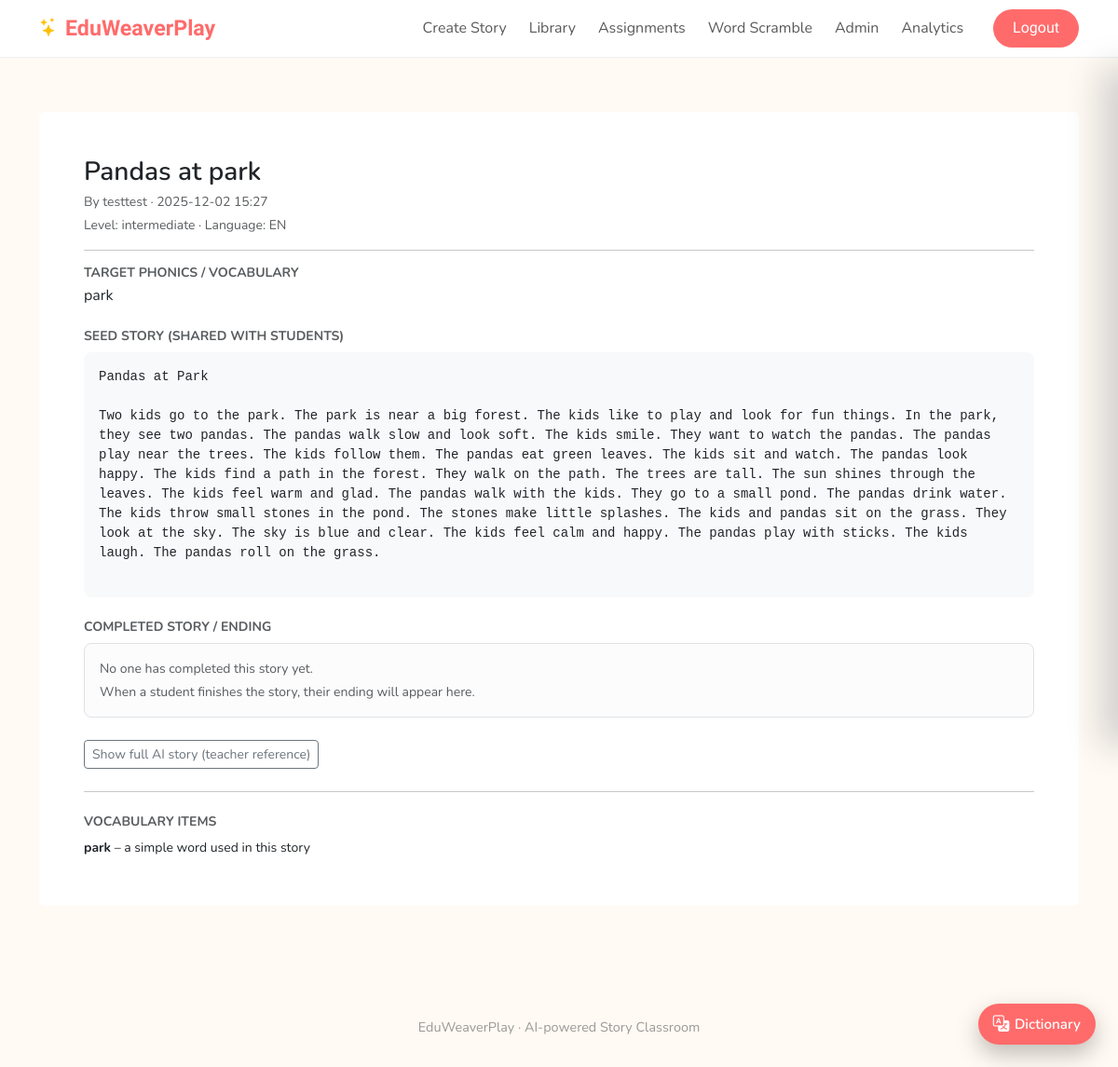
Page /admin/stories/pandas-at-park-20251202152746 (signed in) on the committed database.
### tables this page shows
CREATE TABLE stories (
            id INTEGER PRIMARY KEY AUTOINCREMENT,
            title TEXT NOT NULL,
            slug TEXT NOT NULL UNIQUE,
            prompt TEXT NOT NULL,
            language TEXT DEFAULT 'en',
            level TEXT DEFAULT 'phonics',
            content TEXT NOT NULL,
            visuals TEXT,
            created_at TEXT DEFAULT (DATETIME('now')),
            author_name TEXT DEFAULT 'guest'
        , is_shared_library INTEGER DEFAULT 0, mcq_questions_json TEXT);

CREATE TABLE finish_drafts (
            id INTEGER PRIMARY KEY AUTOINCREMENT,
            story_id INTEGER,
            seed_prompt TEXT NOT NULL,
            partial_text TEXT NOT NULL,
            learner_name TEXT DEFAULT 'guest',
            completion_text TEXT,
            language TEXT DEFAULT 'en',
            created_at TEXT DEFAULT (DATETIME('now')),
            FOREIGN KEY (story_id) REFERENCES stories(id) ON DELETE CASCADE
        );

CREATE TABLE vocab_items (
            id INTEGER PRIMARY KEY AUTOINCREMENT,
            story_id INTEGER NOT NULL,
            word TEXT NOT NULL,
            definition TEXT,
            example TEXT,
            definition_ko TEXT,
            example_ko TEXT,
            picture_url TEXT,
            created_at TEXT DEFAULT (DATETIME('now')),
            FOREIGN KEY (story_id) REFERENCES stories(id) ON DELETE CASCADE
        );

### app.py (the view)
@app.get("/admin/stories/<slug>")
@login_required
def admin_story_detail(slug: str):
    if not current_user_is_admin():
        flash("Admin access only.", "warning")
        return redirect(url_for("index"))
    db = get_db()
    story = db.execute(
        "SELECT * FROM stories WHERE slug = ?", (slug,)
    ).fetchone()
    if not story:
        flash("Story not found.", "warning")
        return redirect(url_for("admin_stories"))
    vocab = db.execute(
        """
        SELECT * FROM vocab_items
        WHERE story_id = ?
        ORDER BY word COLLATE NOCASE
        """,
        (story["id"],),
    ).fetchall()
    draft = db.execute(
        """
        SELECT * FROM finish_drafts
        WHERE story_id = ?
        ORDER BY datetime(created_at) DESC
        LIMIT 1
        """,
        (story["id"],),
    ).fetchone()
    return render_template(
        "admin_story_detail.html",
        story=story,
        vocab=vocab,
        draft=draft,
    )

### app.py (called while the page is built)
def dict_factory(cursor, row):
    d = {}
    for idx, col in enumerate(cursor.description):
        d[col[0]] = row[idx]
    return d

def get_db():
    if "db" not in g:
        conn = sqlite3.connect(DB_PATH)
        conn.row_factory = dict_factory
        g.db = conn
    return g.db

@app.template_filter("dt")
def format_dt(value, fmt="%Y-%m-%d %H:%M"):
    if value is None:
        return ""
    if isinstance(value, datetime):
        return value.strftime(fmt)
    try:
        s = str(value).strip().replace("Z", "")
        if "." in s:
            s = s.split(".", 1)[0]
        dt = datetime.fromisoformat(s)
        return dt.strftime(fmt)
    except Exception:
        return value

@app.before_request
def load_current_user():
    g.current_user = None
    uid = session.get("user_id")
    if uid:
        db = get_db()
        g.current_user = db.execute("SELECT * FROM users WHERE id = ?", (uid,)).fetchone()

@app.context_processor
def inject_user():
    return {"current_user": g.get("current_user")}

def login_required(view_func):
    @wraps(view_func)
    def _wrapped(*args, **kwargs):
        if not (g.get("current_user") and g.current_user.get("id")):
            next_url = request.full_path if request.query_string else request.path
            return redirect(url_for("login", next=next_url))
        return view_func(*args, **kwargs)
    return _wrapped

def current_user_is_admin() -> bool:
    if session.get("username") == "testtest":
        return True
    return False

### templates/admin_story_detail.html (shortened to what this page needs)
{% extends "base2.html" %}
{% block content %}
<div class="card border-0 lp-card-modern overflow-hidden mt-4">
  <div class="card-body p-4 p-lg-5">
    <div class="d-flex justify-content-between align-items-start flex-wrap gap-3 mb-3">
      <div>
        <h3 class="fw-semibold story-title mb-1">{{ story.title }}</h3>
        <p class="text-muted mb-1 small">
          By {{ story.author_name }} · {{ story.created_at|dt }}
        </p>
        <p class="text-muted mb-0 small">
          Level: {{ story.level }} · Language: {{ story.language|upper }}
        </p>
      </div>
    </div>
    <hr class="my-3">
    <div class="mb-4">
      <h6 class="text-uppercase text-muted small fw-bold mb-1">Target phonics / vocabulary</h6>
      <p class="mb-0">{{ story.prompt }}</p>
    </div>
    <div class="mb-4">
      <h6 class="text-uppercase text-muted small fw-bold mb-2">
        Seed story (shared with students)
      </h6>
      {% if draft %}
        <pre class="small bg-light p-3 rounded-3 mb-0" style="white-space:pre-wrap;">{{ draft.partial_text }}</pre>
      {% else %}
        <p class="text-muted small fst-italic mb-0">
          No seed / finish draft is linked to this story yet.
        </p>
      {% endif %}
    </div>
    <div class="mb-4">
      <div class="d-flex align-items-center justify-content-between mb-2">
        <h6 class="text-uppercase text-muted small fw-bold mb-0">
          Completed story / ending
        </h6>
      </div>
      {% if draft and draft.completion_text %}
        <pre class="small bg-white border p-3 rounded-3 mb-0" style="white-space:pre-wrap;">
{{ draft.completion_text }}
        </pre>
      {% elif draft %}
        <div class="border rounded-3 p-3 bg-light-subtle">
          <p class="text-muted small mb-1">
            No one has completed this story yet.
          </p>
          <p class="text-muted small mb-0">
            When a student finishes the story, their ending will appear here.
          </p>
        </div>
      {% else %}
        <p class="text-muted small fst-italic mb-0">
          There is no completion draft linked to this story.
        </p>
      {% endif %}
    </div>
    <div class="mt-4">
      <button class="btn btn-outline-secondary btn-sm" type="button"
              data-bs-toggle="collapse" data-bs-target="#fullStoryCollapse">
        Show full AI story (teacher reference)
      </button>
    </div>
    {% if vocab and vocab|length %}
      <hr class="my-4">
      <h6 class="text-uppercase text-muted small fw-bold mb-2">Vocabulary items</h6>
      <ul class="list-unstyled small mb-0">
        {% for item in vocab %}
          <li class="mb-1">
            <strong>{{ item.word }}</strong> – {{ item.definition }}
          </li>
        {% endfor %}
      </ul>
    {% endif %}
  </div>
</div>
{% endblock %}

### templates/base2.html (style rules this page uses)
body { font-family:"Nunito", system-ui, sans-serif; background:#fffaf3; min-height:100vh; padding-top:72px; }

### rows in the picture
stories: title "Pandas at park", author_name "testtest", created_at|dt "2025-12-02 15:27", level "intermediate", language "EN", prompt "park"
finish_drafts: partial_text "Pandas at Park Two kids go to the park. The park is near a big forest. The kids like to play and look for fun things. In the park, they see two pandas. The pandas walk slow and look soft. The kids smile. They want to watch the pandas. The pandas play near the trees. The kids follow them. The pandas eat green leaves. The kids sit and watch. The pandas look happy. The kids find a path in the forest. They walk on the path. The trees are tall. The sun shines through the leaves. The kids feel warm and glad. The pandas walk with the kids. They go to a small pond. The pandas drink water. The kids throw small stones in the pond. The stones make little splashes. The kids and pandas sit on the grass.…"
vocab_items: word "park", definition "a simple word used in this story"
